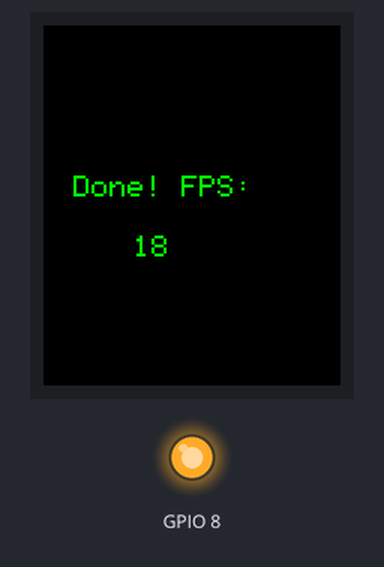
A program run on a simulated ESP32-C3. On the bench: 198×240 colour display, output pins drawn as LEDs (lit = HIGH).

Above: at 15.5 s.
At 17.5 s:
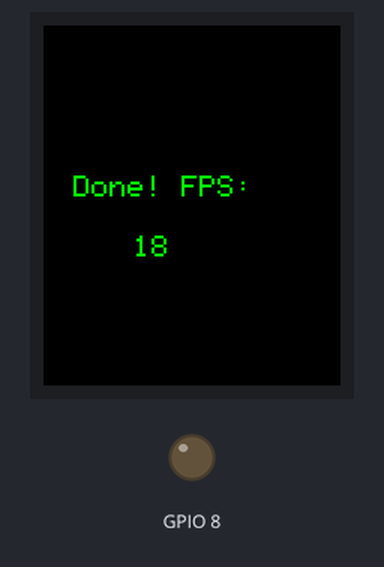
Timing chart, 0 to 130.0 s (numbered marks = the images above):
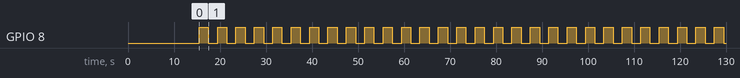

The program:

main.cpp
```cpp
/**
 * ST7789H2 198×240 — Animation + FPS Demo
 */
#include <Arduino.h>
#include <Adafruit_GFX.h>
#include <Adafruit_ST7789.h>
#include <SPI.h>

#define TFT_CS   10
#define TFT_DC    1
#define TFT_RST   0
#define TFT_MOSI  4
#define TFT_SCLK  2

Adafruit_ST7789 tft = Adafruit_ST7789(TFT_CS, TFT_DC, TFT_MOSI, TFT_SCLK, TFT_RST);

unsigned long fc = 0, lt = 0, fps = 0;
void tck() { fc++; if (millis()-lt>=1000) { fps=fc; fc=0; lt=millis(); } }
void show(const char* s) { tft.setTextColor(0xFFFF); tft.setCursor(2,2); tft.print(s); tft.print(" "); tft.print(fps); }

// ── Bouncing ball ────────────────────────────────────────────
void ball(int sec) {
    tft.fillScreen(0x0000);
    int x=50,y=60,dx=3,dy=2,r=14;
    unsigned long t0=millis();
    while (millis()-t0<(unsigned long)sec*1000){
        tft.fillCircle(x,y,r,0x0000);
        x+=dx;y+=dy;
        if(x<=r||x>=197-r)dx=-dx;
        if(y<=r||y>=239-r)dy=-dy;
        tft.fillCircle(x,y,r,0xF800);
        show("Ball"); tck();
    }
}

// ── Pattern ──────────────────────────────────────────────────
void pattern(int sec) {
    tft.fillScreen(0x0000);
    unsigned long t0=millis(); int p=0;
    while(millis()-t0<(unsigned long)sec*1000){
        for(int y=0;y<240;y++){
            uint16_t c=((y+p)&1)?0x001F:0x0000;
            tft.drawFastHLine(0,y,198,c);
        }
        p++; show("Stripes"); tck();
    }
}

// ── Zoom rect ────────────────────────────────────────────────
void zoom(int sec) {
    tft.fillScreen(0x0000);
    unsigned long t0=millis(); int s=20, ds=1;
    while(millis()-t0<(unsigned long)sec*1000){
        tft.fillScreen(0x0000);
        int x=(198-s)/2, y=(240-s)/2;
        tft.fillRect(x,y,s,s,0x07E0);
        s+=ds; if(s>=120||s<=10)ds=-ds;
        show("Zoom"); tck();
    }
}

void setup() {
    pinMode(8, OUTPUT);
    tft.init(198, 240, SPI_MODE3);
    tft.setRotation(0);
    tft.fillScreen(0x0000);
    tft.setTextSize(1);

    ball(5);
    pattern(5);
    zoom(5);

    tft.fillScreen(0x0000);
    tft.setTextColor(0x07E0); tft.setTextSize(2);
    tft.setCursor(20, 100); tft.print("Done! FPS:");
    tft.setCursor(60, 140); tft.print(fps);
}

void loop() { digitalWrite(8, !digitalRead(8)); delay(2000); }
```

Measured:
- by itself, GPIO 8: alternates HIGH for 2.0 s and LOW for 2.0 s
